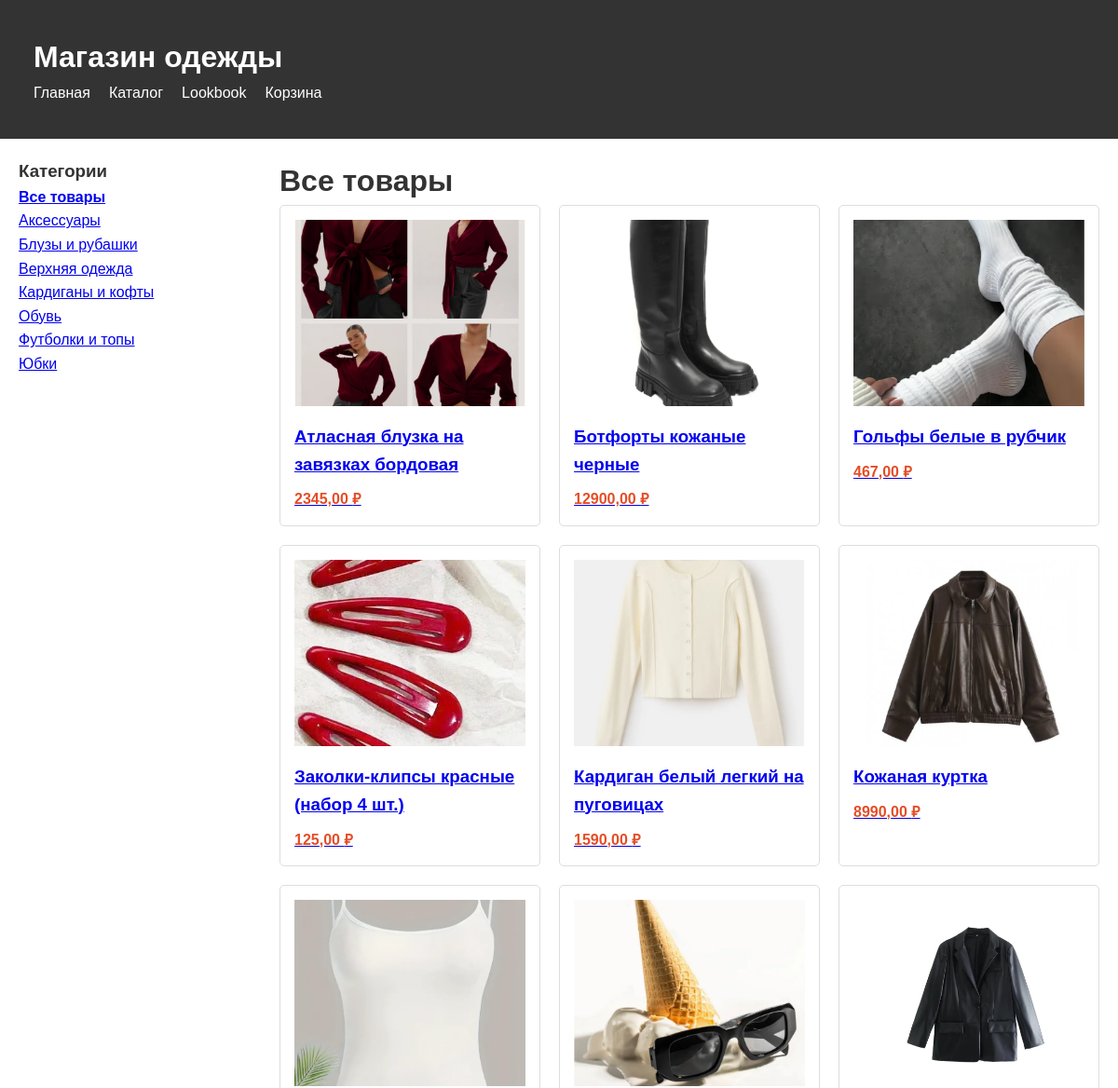
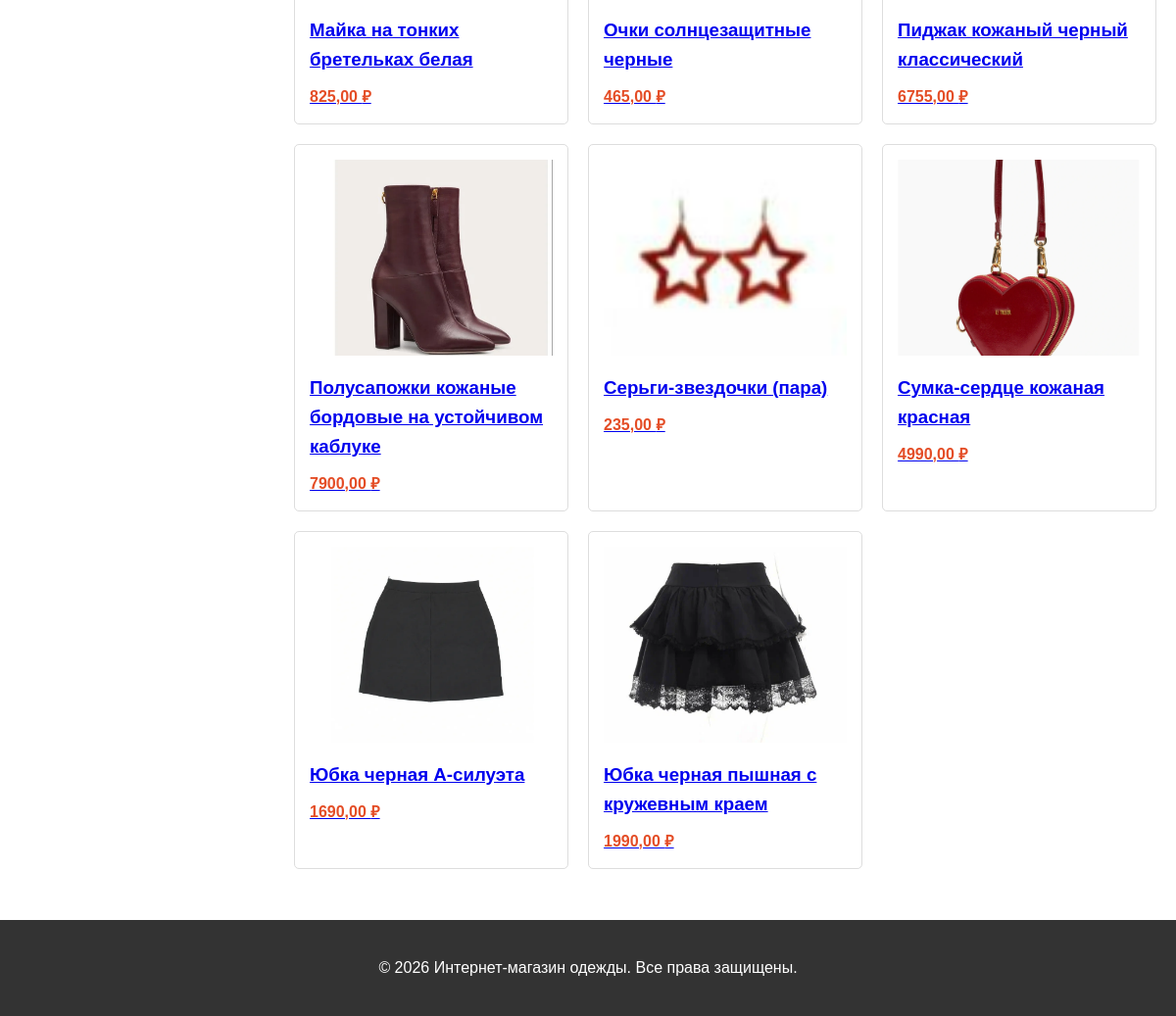
Page /catalog/ on the committed database (2 pictures, top to bottom).
### shop/models.py (models this page shows, shortened)
class Category(models.Model):
    name = models.CharField('Название', max_length=200)
    slug = models.SlugField('URL', max_length=200, unique=True)
    class Meta:
        verbose_name = 'Категория'
        verbose_name_plural = 'Категории'
        ordering = ['name']
    def get_absolute_url(self):
        return reverse('shop:product_list_by_category', args=[self.slug])

class Product(models.Model):
    category = models.ForeignKey(Category, on_delete=models.CASCADE, related_name='products', verbose_name='Категория')
    name = models.CharField('Название', max_length=200)
    slug = models.SlugField('URL', max_length=200, unique=True)
    image = models.ImageField('Изображение', upload_to='products/%Y/%m/%d')
    description = models.TextField('Описание', blank=True)
    composition = models.CharField('Состав', max_length=300, blank=True, help_text='Например: 100% хлопок')
    price = models.DecimalField('Цена', max_digits=10, decimal_places=2)
    available = models.BooleanField('В наличии', default=True)
    created = models.DateTimeField('Дата создания', auto_now_add=True)
    updated = models.DateTimeField('Дата обновления', auto_now=True)
    sizes = models.JSONField('Доступные размеры', default=list, help_text='Введите список размеров, например: ["XS", "S", "M", "L"]')
    class Meta:
        verbose_name = 'Товар'
        verbose_name_plural = 'Товары'
        ordering = ['name']
        indexes = [
            models.Index(fields=['id', 'slug']),
            models.Index(fields=['name']),
        ]
    def get_absolute_url(self):
        return reverse('shop:product_detail', args=[self.id, self.slug])

### shop/views.py (the view)
# urls.py: path('', views.product_list, name='product_list'),
def product_list(request, category_slug=None):
    category = None
    categories = Category.objects.all()
    products = Product.objects.filter(available=True)
    if category_slug:
        category = get_object_or_404(Category, slug=category_slug)
        products = products.filter(category=category)
    return render(request, 'shop/product/list.html', {
        'category': category,
        'categories': categories,
        'products': products
    })

### templates/shop/product/list.html (shortened to what this page needs)
{% extends "base.html" %}
{% block content %}
    <div style="display: flex; gap: 30px;">
        <div style="width: 250px;">
            <h3>Категории</h3>
            <ul style="list-style: none;">
                <li {% if not category %}style="font-weight: bold;"{% endif %}>
                    <a href="{% url 'shop:product_list' %}">Все товары</a>
                </li>
                {% for c in categories %}
                    <li {% if category.slug == c.slug %}style="font-weight: bold;"{% endif %}>
                        <a href="{{ c.get_absolute_url }}">{{ c.name }}</a>
                    </li>
                {% endfor %}
            </ul>
        </div>
        <div style="flex: 1;">
            <h1>{% if category %}{{ category.name }}{% else %}Все товары{% endif %}</h1>
            <div style="display: grid; grid-template-columns: repeat(auto-fill, minmax(250px, 1fr)); gap: 20px;">
                {% for product in products %}
                    <div style="border: 1px solid #ddd; padding: 15px; border-radius: 5px;">
                        <a href="{{ product.get_absolute_url }}">
                            {% if product.image %}
                                <img src="{{ product.image.url }}" alt="{{ product.name }}" style="width: 100%; height: 200px; object-fit: cover;">
                            {% else %}
                                <div style="width: 100%; height: 200px; background: #f0f0f0; display: flex; align-items: center; justify-content: center;">Нет фото</div>
                            {% endif %}
                            <h3 style="margin: 10px 0;">{{ product.name }}</h3>
                            <p style="font-weight: bold; color: #e44d26;">{{ product.price }} ₽</p>
                        </a>
                    </div>
                {% empty %}
                    <p>Товаров пока нет</p>
                {% endfor %}
            </div>
        </div>
    </div>
{% endblock %}

### templates/base.html (shortened to what this page needs)
<!DOCTYPE html>
<html lang="ru">
<head>
</head>
<body>
    <header>
        <div class="container">
            <h1><a href="/">Магазин одежды</a></h1>
            <nav>
                <ul class="menu">
                    <li><a href="/">Главная</a></li>
                    <li><a href="{% url 'shop:product_list' %}">Каталог</a></li>
                    <li><a href="{% url 'lookbook:lookbook_list' %}">Lookbook</a></li>
                    <li><a href="{% url 'cart:cart_detail' %}">Корзина</a></li>
                </ul>
            </nav>
        </div>
    </header>
    <main class="container">
        {% block content %}
        {% endblock %}
    </main>
    <footer>
        <div class="container">
            <p>&copy; 2026 Интернет-магазин одежды. Все права защищены.</p>
        </div>
    </footer>
</body>
</html>

### templates/base.html (style rules this page uses)
* { margin: 0; padding: 0; box-sizing: border-box; }
body { font-family: Arial, sans-serif; line-height: 1.6; color: #333; }
header { background: #333; color: #fff; padding: 1rem; }
header a { color: #fff; text-decoration: none; }
.container { max-width: 1200px; margin: 0 auto; padding: 20px; }
.menu { list-style: none; display: flex; gap: 20px; flex-wrap: wrap; }
.menu a { color: #fff; text-decoration: none; }
footer { background: #333; color: #fff; text-align: center; padding: 1rem; margin-top: 2rem; }

### rows in the picture
Category: name "Аксессуары"
Category: name "Блузы и рубашки"
Category: name "Верхняя одежда"
Category: name "Кардиганы и кофты"
Category: name "Обувь"
Category: name "Футболки и топы"
Category: name "Юбки"
Product: image (picture), name "Атласная блузка на завязках бордовая", price "2345,00"
Product: image (picture), name "Ботфорты кожаные черные", price "12900,00"
Product: image (picture), name "Гольфы белые в рубчик", price "467,00"
Product: image (picture), name "Заколки-клипсы красные (набор 4 шт.)", price "125,00"
Product: image (picture), name "Кардиган белый легкий на пуговицах", price "1590,00"
Product: image (picture), name "Кожаная куртка", price "8990,00"
Product: image (picture), name "Майка на тонких бретельках белая", price "825,00"
Product: image (picture), name "Очки солнцезащитные черные", price "465,00"
Product: image (picture), name "Пиджак кожаный черный классический", price "6755,00"
Product: image (picture), name "Полусапожки кожаные бордовые на устойчивом каблуке", price "7900,00"
Product: image (picture), name "Серьги-звездочки (пара)", price "235,00"
Product: image (picture), name "Сумка-сердце кожаная красная", price "4990,00"
Product: image (picture), name "Юбка черная А-силуэта", price "1690,00"
Product: image (picture), name "Юбка черная пышная с кружевным краем", price "1990,00"
